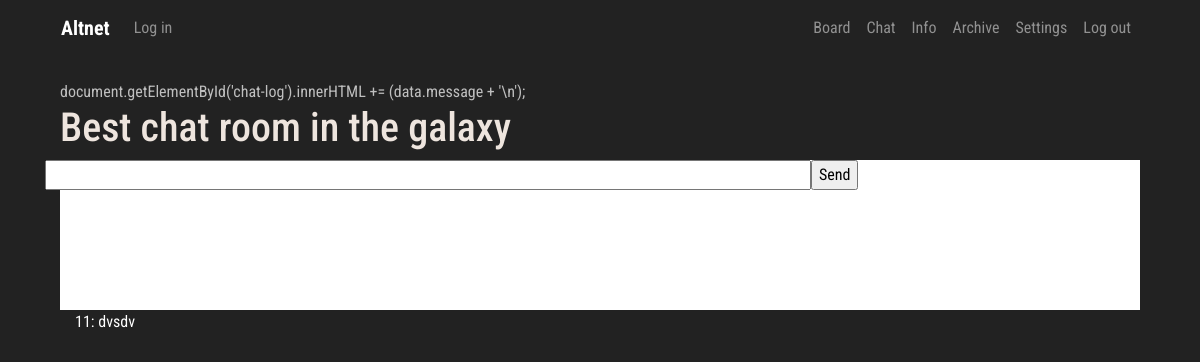
Before: /chat/1/ with the older database file.
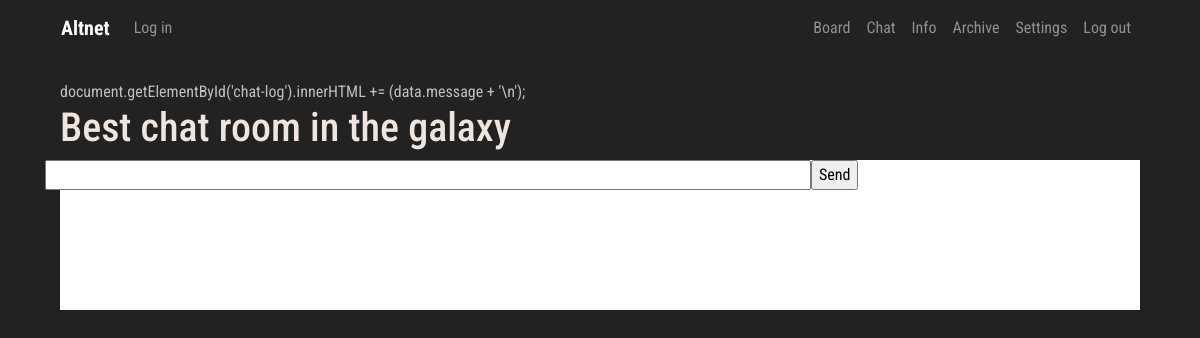
After: the same page with the newer database file.
### chat/models.py (models this page shows, shortened)
class Message(models.Model):
    message_author = models.CharField('Message author', max_length=150, blank=False, null=False)
    message_room = models.ForeignKey(Room, on_delete=models.CASCADE)
    message_text = models.TextField(blank=False, null=False, max_length=1000)
    message_media = models.ImageField(upload_to=user_chat_directory_path, blank=True, null=True)
    pub_date = models.DateTimeField('Date published', auto_now=True)

### chat/views.py (the view)
# urls.py: path('<str:room_id>/', views.room, name='room'),
def room(request, room_id):
    chat_form = SendMessage()
    loc = UI
    headers = Headers
    errors = Errors
    board_ = Board
    thread = locThread
    template = loader.get_template('room.html')
    categories = Categories
    if request.user.is_authenticated:
        username = request.user.username
        loc_option = Hikka.objects.get(user=request.user.id).language_code
        authorised = True
    else:
        username = anonymous_validator(request)
        loc_option = 0
        authorised = False
    messages = Message.objects.filter(message_room__id=room_id).order_by('-pub_date')
    room_name = Room.objects.get(id=room_id).name
    context = {
        'UI': loc,
        'headers': headers,
        'errors': errors,
        'lang': loc_option,
        'board': board_,
        'locThread': thread,
        'categories': categories,
        'room_name': room_name,
        'messages': messages,
        'chat_form': chat_form,
        'username': username,
        'room_id': room_id,
        'authorised': authorised,
    }
    return HttpResponse(template.render(context, request))

### chat/forms.py
class SendMessage(forms.ModelForm):
    message_text = forms.CharField(label='Message Text', max_length=1000)
    class Meta:
        model = Message
        fields = ('message_text', )

### board/templatetags/loc_extra.py (called while the page is built)
@register.filter
def return_item(l, i):
    try:
        return l[i]
    except:
        return None

### board/views.py (called while the page is built)
def random_name():
    noun = ['Apple', 'Grape', 'Hero', 'Nickel', 'Zinc', 'Rock', 'Paper', 'Joker', 'Beat', 'Aug', 'Runner', 'Miracle']
    adjective = ['Shitty', 'Slippy', 'Explosive', 'Luminous', 'Advanced', 'Creative', 'Burning', 'Sweaty', 'Leet',
                 'Apex', 'Funny', 'Raging']
    tag = ['1', '2', '3', '4', '5', '6', '7', '8', '9', '0']
    randomized_tag = choices(tag, k=4)
    return ''.join(adjective[randint(0, len(adjective)-1)]) + '-' + ''.join(noun[randint(0, len(noun)-1)]) + '#' + \
           ''.join(randomized_tag)

### chat/templates/room.html (shortened to what this page needs)
{% extends 'chat_hat.html' %}
{% block content %}
{% load loc_extra %}
{% load static %}
</head>
<body>
document.getElementById('chat-log').innerHTML += (data.message + '\n');
  <div class="trds">
  <main class="contentd" role="main">
  <header>
 <h1 data-text="{{ room_name }}">{{ room_name }}</h1></header></main></div>
<div style="background-color:#fff; width:100%; height:100%">
<div class="row">
<div class="col-">
    <input id="chat-message-input" name="message_text" type="text" size="100"><br>
</div>
<div class="col-">
    <input id="chat-message-submit" name="chat-message-submit" type="submit" value="Send">
</div>
</div>
</div>
  <div class="col-lg-12 col-sm-12 col-md-12">
    <div id="chat-log" class="chat-log" cols="120" rows="20" style="color:#fff; background-color:#222222; border:none">
        {% for message in messages %}
        {{ message.message_author }}: {{ message.message_text }} <br />
        {% endfor %}
    </div><br>
</div>
</body>
{% endblock %}

Changed rows visible on the page:
removed Message: message_author "11", message_text "dvsdv"
